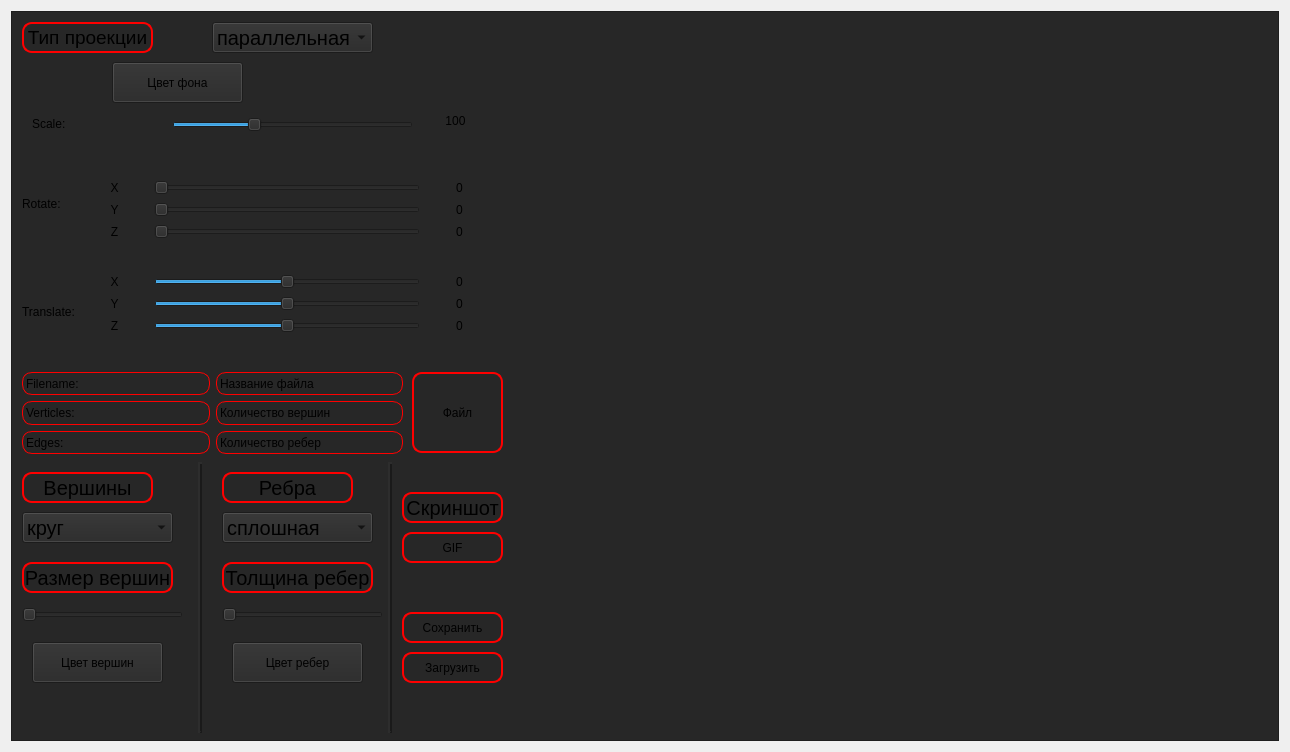
<?xml version="1.0" encoding="UTF-8"?>
<ui version="4.0">
 <class>ViewerView</class>
 <widget class="QWidget" name="ViewerView">
  <property name="geometry">
   <rect>
    <x>0</x>
    <y>0</y>
    <width>1290</width>
    <height>752</height>
   </rect>
  </property>
  <property name="windowTitle">
   <string>Form</string>
  </property>
  <layout class="QGridLayout" name="gridLayout">
   <item row="0" column="0">
    <widget class="QScrollArea" name="scrollArea">
     <property name="styleSheet">
      <string notr="true">background-color: rgb(39, 39, 39);</string>
     </property>
     <property name="widgetResizable">
      <bool>true</bool>
     </property>
     <widget class="QWidget" name="scrollAreaWidgetContents">
      <property name="geometry">
       <rect>
        <x>0</x>
        <y>0</y>
        <width>1270</width>
        <height>732</height>
       </rect>
      </property>
      <widget class="QLabel" name="label_17">
       <property name="geometry">
        <rect>
         <x>10</x>
         <y>550</y>
         <width>151</width>
         <height>31</height>
        </rect>
       </property>
       <property name="font">
        <font>
         <pointsize>15</pointsize>
        </font>
       </property>
       <property name="layoutDirection">
        <enum>Qt::LeftToRight</enum>
       </property>
       <property name="styleSheet">
        <string notr="true">border: 2px solid red;
border-radius: 10px; 
</string>
       </property>
       <property name="text">
        <string>Размер вершин</string>
       </property>
       <property name="alignment">
        <set>Qt::AlignCenter</set>
       </property>
      </widget>
      <widget class="QPushButton" name="button_update">
       <property name="geometry">
        <rect>
         <x>390</x>
         <y>640</y>
         <width>101</width>
         <height>31</height>
        </rect>
       </property>
       <property name="styleSheet">
        <string notr="true">QPushButton {
	border: 2px solid red; 
	border-radius: 10px;  
}
QPushButton: pressed {
    background-color: qlineargradient(x1: 0, y1: 0, x2: 0, y2: 1, stop: 0 #FF7832, stop: 1 #FF9739);
}</string>
       </property>
       <property name="text">
        <string>Загрузить</string>
       </property>
      </widget>
      <widget class="QPushButton" name="button_Screenshot">
       <property name="geometry">
        <rect>
         <x>390</x>
         <y>480</y>
         <width>101</width>
         <height>31</height>
        </rect>
       </property>
       <property name="font">
        <font>
         <pointsize>15</pointsize>
        </font>
       </property>
       <property name="styleSheet">
        <string notr="true">QPushButton {
	border: 2px solid red; 
	border-radius: 10px;  
}
QPushButton: pressed {
    background-color: qlineargradient(x1: 0, y1: 0, x2: 0, y2: 1, stop: 0 #FF7832, stop: 1 #FF9739);
}</string>
       </property>
       <property name="text">
        <string>Скриншот</string>
       </property>
      </widget>
      <widget class="QFrame" name="frame">
       <property name="geometry">
        <rect>
         <x>180</x>
         <y>450</y>
         <width>16</width>
         <height>271</height>
        </rect>
       </property>
       <property name="frameShape">
        <enum>QFrame::VLine</enum>
       </property>
       <property name="frameShadow">
        <enum>QFrame::Raised</enum>
       </property>
       <property name="lineWidth">
        <number>2</number>
       </property>
      </widget>
      <widget class="QSlider" name="slider_PointSize">
       <property name="enabled">
        <bool>true</bool>
       </property>
       <property name="geometry">
        <rect>
         <x>10</x>
         <y>590</y>
         <width>161</width>
         <height>25</height>
        </rect>
       </property>
       <property name="layoutDirection">
        <enum>Qt::LeftToRight</enum>
       </property>
       <property name="maximum">
        <number>100</number>
       </property>
       <property name="sliderPosition">
        <number>0</number>
       </property>
       <property name="tracking">
        <bool>true</bool>
       </property>
       <property name="orientation">
        <enum>Qt::Horizontal</enum>
       </property>
       <property name="invertedAppearance">
        <bool>false</bool>
       </property>
       <property name="invertedControls">
        <bool>false</bool>
       </property>
       <property name="tickPosition">
        <enum>QSlider::NoTicks</enum>
       </property>
       <property name="tickInterval">
        <number>10</number>
       </property>
      </widget>
      <widget class="QLabel" name="label_15">
       <property name="geometry">
        <rect>
         <x>10</x>
         <y>460</y>
         <width>131</width>
         <height>31</height>
        </rect>
       </property>
       <property name="font">
        <font>
         <pointsize>15</pointsize>
        </font>
       </property>
       <property name="layoutDirection">
        <enum>Qt::LeftToRight</enum>
       </property>
       <property name="styleSheet">
        <string notr="true">border: 2px solid red; /* Красная граница */
border-radius: 10px;   /* Круглые углы */
</string>
       </property>
       <property name="text">
        <string>Вершины</string>
       </property>
       <property name="alignment">
        <set>Qt::AlignCenter</set>
       </property>
      </widget>
      <widget class="QFrame" name="frame_2">
       <property name="geometry">
        <rect>
         <x>370</x>
         <y>450</y>
         <width>16</width>
         <height>271</height>
        </rect>
       </property>
       <property name="frameShape">
        <enum>QFrame::VLine</enum>
       </property>
       <property name="frameShadow">
        <enum>QFrame::Raised</enum>
       </property>
       <property name="lineWidth">
        <number>2</number>
       </property>
      </widget>
      <widget class="QWidget" name="layoutWidget">
       <property name="geometry">
        <rect>
         <x>10</x>
         <y>360</y>
         <width>381</width>
         <height>82</height>
        </rect>
       </property>
       <layout class="QVBoxLayout" name="verticalLayout_3">
        <item>
         <layout class="QHBoxLayout" name="horizontalLayout_3">
          <item>
           <widget class="QLabel" name="label_10">
            <property name="styleSheet">
             <string notr="true">border: 1px solid red; /* Красная граница */
    border-radius: 10px;   /* Круглые углы */</string>
            </property>
            <property name="text">
             <string>Filename:</string>
            </property>
           </widget>
          </item>
          <item>
           <widget class="QLabel" name="label_Filename">
            <property name="styleSheet">
             <string notr="true">border: 1px solid red; /* Красная граница */
    border-radius: 10px;   /* Круглые углы */</string>
            </property>
            <property name="text">
             <string>Название файла</string>
            </property>
           </widget>
          </item>
         </layout>
        </item>
        <item>
         <layout class="QHBoxLayout" name="horizontalLayout_4">
          <item>
           <widget class="QLabel" name="label_11">
            <property name="styleSheet">
             <string notr="true">border: 1px solid red; /* Красная граница */
    border-radius: 10px;   /* Круглые углы */</string>
            </property>
            <property name="text">
             <string>Verticles:</string>
            </property>
           </widget>
          </item>
          <item>
           <widget class="QLabel" name="label_Verts">
            <property name="styleSheet">
             <string notr="true">border: 1px solid red; /* Красная граница */
    border-radius: 10px;   /* Круглые углы */</string>
            </property>
            <property name="text">
             <string>Количество вершин</string>
            </property>
           </widget>
          </item>
         </layout>
        </item>
        <item>
         <layout class="QHBoxLayout" name="horizontalLayout_5">
          <item>
           <widget class="QLabel" name="label_12">
            <property name="styleSheet">
             <string notr="true">border: 1px solid red; /* Красная граница */
    border-radius: 10px;   /* Круглые углы */</string>
            </property>
            <property name="text">
             <string>Edges:</string>
            </property>
           </widget>
          </item>
          <item>
           <widget class="QLabel" name="label_Ribs">
            <property name="styleSheet">
             <string notr="true">border: 1px solid red; /* Красная граница */
    border-radius: 10px;   /* Круглые углы */</string>
            </property>
            <property name="text">
             <string>Количество ребер</string>
            </property>
           </widget>
          </item>
         </layout>
        </item>
       </layout>
      </widget>
      <widget class="QSlider" name="slider_ChangeSize">
       <property name="geometry">
        <rect>
         <x>160</x>
         <y>100</y>
         <width>241</width>
         <height>25</height>
        </rect>
       </property>
       <property name="minimum">
        <number>1</number>
       </property>
       <property name="maximum">
        <number>300</number>
       </property>
       <property name="value">
        <number>100</number>
       </property>
       <property name="orientation">
        <enum>Qt::Horizontal</enum>
       </property>
      </widget>
      <widget class="QSlider" name="slider_LineSize">
       <property name="enabled">
        <bool>true</bool>
       </property>
       <property name="geometry">
        <rect>
         <x>210</x>
         <y>590</y>
         <width>161</width>
         <height>25</height>
        </rect>
       </property>
       <property name="layoutDirection">
        <enum>Qt::LeftToRight</enum>
       </property>
       <property name="maximum">
        <number>100</number>
       </property>
       <property name="sliderPosition">
        <number>0</number>
       </property>
       <property name="tracking">
        <bool>true</bool>
       </property>
       <property name="orientation">
        <enum>Qt::Horizontal</enum>
       </property>
       <property name="invertedAppearance">
        <bool>false</bool>
       </property>
       <property name="invertedControls">
        <bool>false</bool>
       </property>
       <property name="tickPosition">
        <enum>QSlider::NoTicks</enum>
       </property>
       <property name="tickInterval">
        <number>10</number>
       </property>
      </widget>
      <widget class="QLabel" name="label_13">
       <property name="geometry">
        <rect>
         <x>10</x>
         <y>10</y>
         <width>131</width>
         <height>31</height>
        </rect>
       </property>
       <property name="font">
        <font>
         <pointsize>15</pointsize>
        </font>
       </property>
       <property name="layoutDirection">
        <enum>Qt::LeftToRight</enum>
       </property>
       <property name="styleSheet">
        <string notr="true">border: 2px solid red; /* Красная граница */
border-radius: 10px;   /* Круглые углы */
</string>
       </property>
       <property name="text">
        <string>&lt;html&gt;&lt;head/&gt;&lt;body&gt;&lt;p&gt;&lt;span style=&quot; font-size:14pt;&quot;&gt;Тип проекции&lt;/span&gt;&lt;/p&gt;&lt;/body&gt;&lt;/html&gt;</string>
       </property>
       <property name="alignment">
        <set>Qt::AlignCenter</set>
       </property>
      </widget>
      <widget class="QPushButton" name="button_save">
       <property name="geometry">
        <rect>
         <x>390</x>
         <y>600</y>
         <width>101</width>
         <height>31</height>
        </rect>
       </property>
       <property name="styleSheet">
        <string notr="true">QPushButton {
	border: 2px solid red; 
	border-radius: 10px;  
}
QPushButton: pressed {
    background-color: qlineargradient(x1: 0, y1: 0, x2: 0, y2: 1, stop: 0 #FF7832, stop: 1 #FF9739);
}</string>
       </property>
       <property name="text">
        <string>Сохранить</string>
       </property>
      </widget>
      <widget class="QPushButton" name="Button_File">
       <property name="geometry">
        <rect>
         <x>400</x>
         <y>360</y>
         <width>91</width>
         <height>81</height>
        </rect>
       </property>
       <property name="styleSheet">
        <string notr="true">QPushButton {
	border: 2px solid red; 
	border-radius: 10px;  
}
QPushButton: pressed {
    background-color: qlineargradient(x1: 0, y1: 0, x2: 0, y2: 1, stop: 0 #FF7832, stop: 1 #FF9739);
}</string>
       </property>
       <property name="text">
        <string>Файл</string>
       </property>
      </widget>
      <widget class="QLabel" name="label_16">
       <property name="geometry">
        <rect>
         <x>210</x>
         <y>460</y>
         <width>131</width>
         <height>31</height>
        </rect>
       </property>
       <property name="font">
        <font>
         <pointsize>15</pointsize>
        </font>
       </property>
       <property name="layoutDirection">
        <enum>Qt::LeftToRight</enum>
       </property>
       <property name="styleSheet">
        <string notr="true">border: 2px solid red; /* Красная граница */
border-radius: 10px;   /* Круглые углы */
</string>
       </property>
       <property name="text">
        <string>Ребра</string>
       </property>
       <property name="alignment">
        <set>Qt::AlignCenter</set>
       </property>
      </widget>
      <widget class="QPushButton" name="button_Gif">
       <property name="geometry">
        <rect>
         <x>390</x>
         <y>520</y>
         <width>101</width>
         <height>31</height>
        </rect>
       </property>
       <property name="styleSheet">
        <string notr="true">QPushButton {
	border: 2px solid red; 
	border-radius: 10px;  
}
QPushButton: pressed {
    background-color: qlineargradient(x1: 0, y1: 0, x2: 0, y2: 1, stop: 0 #FF7832, stop: 1 #FF9739);
}</string>
       </property>
       <property name="text">
        <string>GIF</string>
       </property>
      </widget>
      <widget class="QLabel" name="label_9">
       <property name="geometry">
        <rect>
         <x>20</x>
         <y>100</y>
         <width>39</width>
         <height>23</height>
        </rect>
       </property>
       <property name="text">
        <string>Scale:</string>
       </property>
      </widget>
      <widget class="QWidget" name="layoutWidget_2">
       <property name="geometry">
        <rect>
         <x>10</x>
         <y>140</y>
         <width>471</width>
         <height>211</height>
        </rect>
       </property>
       <layout class="QHBoxLayout" name="horizontalLayout">
        <item>
         <layout class="QVBoxLayout" name="verticalLayout_2">
          <item>
           <widget class="QLabel" name="label_7">
            <property name="text">
             <string>Rotate:</string>
            </property>
           </widget>
          </item>
          <item>
           <widget class="QLabel" name="label_8">
            <property name="text">
             <string>Translate:</string>
            </property>
           </widget>
          </item>
         </layout>
        </item>
        <item>
         <layout class="QVBoxLayout" name="verticalLayout">
          <item>
           <layout class="QGridLayout" name="gridLayout_2">
            <item row="2" column="1">
             <widget class="QSlider" name="slider_RotateZ">
              <property name="maximum">
               <number>360</number>
              </property>
              <property name="sliderPosition">
               <number>0</number>
              </property>
              <property name="tracking">
               <bool>true</bool>
              </property>
              <property name="orientation">
               <enum>Qt::Horizontal</enum>
              </property>
             </widget>
            </item>
            <item row="0" column="1">
             <widget class="QSlider" name="slider_RotateX">
              <property name="enabled">
               <bool>true</bool>
              </property>
              <property name="layoutDirection">
               <enum>Qt::LeftToRight</enum>
              </property>
              <property name="maximum">
               <number>360</number>
              </property>
              <property name="sliderPosition">
               <number>0</number>
              </property>
              <property name="tracking">
               <bool>true</bool>
              </property>
              <property name="orientation">
               <enum>Qt::Horizontal</enum>
              </property>
              <property name="invertedAppearance">
               <bool>false</bool>
              </property>
              <property name="invertedControls">
               <bool>false</bool>
              </property>
              <property name="tickPosition">
               <enum>QSlider::NoTicks</enum>
              </property>
              <property name="tickInterval">
               <number>10</number>
              </property>
             </widget>
            </item>
            <item row="2" column="0">
             <widget class="QLabel" name="label_6">
              <property name="text">
               <string>Z</string>
              </property>
              <property name="alignment">
               <set>Qt::AlignCenter</set>
              </property>
             </widget>
            </item>
            <item row="1" column="1">
             <widget class="QSlider" name="slider_RotateY">
              <property name="maximum">
               <number>360</number>
              </property>
              <property name="sliderPosition">
               <number>0</number>
              </property>
              <property name="tracking">
               <bool>true</bool>
              </property>
              <property name="orientation">
               <enum>Qt::Horizontal</enum>
              </property>
             </widget>
            </item>
            <item row="0" column="0">
             <widget class="QLabel" name="label_5">
              <property name="minimumSize">
               <size>
                <width>67</width>
                <height>17</height>
               </size>
              </property>
              <property name="text">
               <string>X</string>
              </property>
              <property name="alignment">
               <set>Qt::AlignCenter</set>
              </property>
             </widget>
            </item>
            <item row="1" column="0">
             <widget class="QLabel" name="label_4">
              <property name="text">
               <string>Y</string>
              </property>
              <property name="alignment">
               <set>Qt::AlignCenter</set>
              </property>
             </widget>
            </item>
            <item row="2" column="2">
             <widget class="QLabel" name="label_RotateZ">
              <property name="minimumSize">
               <size>
                <width>67</width>
                <height>17</height>
               </size>
              </property>
              <property name="text">
               <string>0</string>
              </property>
              <property name="alignment">
               <set>Qt::AlignCenter</set>
              </property>
             </widget>
            </item>
            <item row="1" column="2">
             <widget class="QLabel" name="label_RotateY">
              <property name="text">
               <string>0</string>
              </property>
              <property name="alignment">
               <set>Qt::AlignCenter</set>
              </property>
             </widget>
            </item>
            <item row="0" column="2">
             <widget class="QLabel" name="label_RotateX">
              <property name="text">
               <string>0</string>
              </property>
              <property name="alignment">
               <set>Qt::AlignCenter</set>
              </property>
             </widget>
            </item>
           </layout>
          </item>
          <item>
           <layout class="QGridLayout" name="gridLayout_3">
            <item row="0" column="2">
             <widget class="QLabel" name="label_TranslateX">
              <property name="text">
               <string>0</string>
              </property>
              <property name="alignment">
               <set>Qt::AlignCenter</set>
              </property>
             </widget>
            </item>
            <item row="1" column="2">
             <widget class="QLabel" name="label_TranslateY">
              <property name="text">
               <string>0</string>
              </property>
              <property name="alignment">
               <set>Qt::AlignCenter</set>
              </property>
             </widget>
            </item>
            <item row="0" column="0">
             <widget class="QLabel" name="label_3">
              <property name="minimumSize">
               <size>
                <width>67</width>
                <height>17</height>
               </size>
              </property>
              <property name="text">
               <string>X</string>
              </property>
              <property name="alignment">
               <set>Qt::AlignCenter</set>
              </property>
             </widget>
            </item>
            <item row="1" column="0">
             <widget class="QLabel" name="label">
              <property name="text">
               <string>Y</string>
              </property>
              <property name="alignment">
               <set>Qt::AlignCenter</set>
              </property>
             </widget>
            </item>
            <item row="1" column="1">
             <widget class="QSlider" name="slider_TranslateY">
              <property name="minimum">
               <number>-100</number>
              </property>
              <property name="maximum">
               <number>100</number>
              </property>
              <property name="sliderPosition">
               <number>0</number>
              </property>
              <property name="tracking">
               <bool>true</bool>
              </property>
              <property name="orientation">
               <enum>Qt::Horizontal</enum>
              </property>
             </widget>
            </item>
            <item row="2" column="2">
             <widget class="QLabel" name="label_TranslateZ">
              <property name="minimumSize">
               <size>
                <width>67</width>
                <height>17</height>
               </size>
              </property>
              <property name="text">
               <string>0</string>
              </property>
              <property name="alignment">
               <set>Qt::AlignCenter</set>
              </property>
             </widget>
            </item>
            <item row="2" column="0">
             <widget class="QLabel" name="label_2">
              <property name="text">
               <string>Z</string>
              </property>
              <property name="alignment">
               <set>Qt::AlignCenter</set>
              </property>
             </widget>
            </item>
            <item row="2" column="1">
             <widget class="QSlider" name="slider_TranslateZ">
              <property name="minimum">
               <number>-100</number>
              </property>
              <property name="maximum">
               <number>100</number>
              </property>
              <property name="sliderPosition">
               <number>0</number>
              </property>
              <property name="tracking">
               <bool>true</bool>
              </property>
              <property name="orientation">
               <enum>Qt::Horizontal</enum>
              </property>
             </widget>
            </item>
            <item row="0" column="1">
             <widget class="QSlider" name="slider_TranslateX">
              <property name="minimum">
               <number>-100</number>
              </property>
              <property name="maximum">
               <number>100</number>
              </property>
              <property name="sliderPosition">
               <number>0</number>
              </property>
              <property name="tracking">
               <bool>true</bool>
              </property>
              <property name="orientation">
               <enum>Qt::Horizontal</enum>
              </property>
             </widget>
            </item>
           </layout>
          </item>
         </layout>
        </item>
       </layout>
      </widget>
      <widget class="QComboBox" name="comboBox_Proj">
       <property name="geometry">
        <rect>
         <x>200</x>
         <y>10</y>
         <width>161</width>
         <height>31</height>
        </rect>
       </property>
       <property name="font">
        <font>
         <pointsize>15</pointsize>
        </font>
       </property>
       <item>
        <property name="text">
         <string>параллельная</string>
        </property>
       </item>
       <item>
        <property name="text">
         <string>центральная</string>
        </property>
       </item>
      </widget>
      <widget class="QComboBox" name="comboBox_Ribs">
       <property name="geometry">
        <rect>
         <x>210</x>
         <y>500</y>
         <width>151</width>
         <height>31</height>
        </rect>
       </property>
       <property name="font">
        <font>
         <pointsize>15</pointsize>
        </font>
       </property>
       <item>
        <property name="text">
         <string>сплошная</string>
        </property>
       </item>
       <item>
        <property name="text">
         <string>пунктирная</string>
        </property>
       </item>
      </widget>
      <widget class="QComboBox" name="comboBox_Points">
       <property name="geometry">
        <rect>
         <x>10</x>
         <y>500</y>
         <width>151</width>
         <height>31</height>
        </rect>
       </property>
       <property name="font">
        <font>
         <pointsize>15</pointsize>
        </font>
       </property>
       <item>
        <property name="text">
         <string>круг</string>
        </property>
       </item>
       <item>
        <property name="text">
         <string>квадрат</string>
        </property>
       </item>
       <item>
        <property name="text">
         <string>отсутствует</string>
        </property>
       </item>
      </widget>
      <widget class="QLabel" name="label_18">
       <property name="geometry">
        <rect>
         <x>210</x>
         <y>550</y>
         <width>151</width>
         <height>31</height>
        </rect>
       </property>
       <property name="font">
        <font>
         <pointsize>15</pointsize>
        </font>
       </property>
       <property name="layoutDirection">
        <enum>Qt::LeftToRight</enum>
       </property>
       <property name="styleSheet">
        <string notr="true">border: 2px solid red; /* Красная граница */
border-radius: 10px;   /* Круглые углы */
</string>
       </property>
       <property name="text">
        <string>Толщина ребер</string>
       </property>
       <property name="alignment">
        <set>Qt::AlignCenter</set>
       </property>
      </widget>
      <widget class="QLabel" name="label_Scale">
       <property name="geometry">
        <rect>
         <x>410</x>
         <y>100</y>
         <width>67</width>
         <height>17</height>
        </rect>
       </property>
       <property name="text">
        <string>100</string>
       </property>
       <property name="alignment">
        <set>Qt::AlignCenter</set>
       </property>
      </widget>
      <widget class="QPushButton" name="button_ColorVerts">
       <property name="geometry">
        <rect>
         <x>20</x>
         <y>630</y>
         <width>131</width>
         <height>41</height>
        </rect>
       </property>
       <property name="text">
        <string>Цвет вершин</string>
       </property>
      </widget>
      <widget class="QPushButton" name="button_ColorRibs">
       <property name="geometry">
        <rect>
         <x>220</x>
         <y>630</y>
         <width>131</width>
         <height>41</height>
        </rect>
       </property>
       <property name="text">
        <string>Цвет ребер</string>
       </property>
      </widget>
      <widget class="QPushButton" name="button_ColorPhone">
       <property name="geometry">
        <rect>
         <x>100</x>
         <y>50</y>
         <width>131</width>
         <height>41</height>
        </rect>
       </property>
       <property name="text">
        <string>Цвет фона</string>
       </property>
      </widget>
     </widget>
    </widget>
   </item>
  </layout>
 </widget>
 <resources/>
 <connections/>
</ui>
